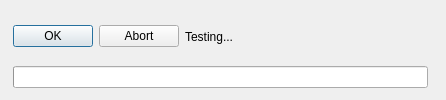
<?xml version="1.0" encoding="UTF-8"?>
<ui version="4.0">
 <class>testingTaskProgressDialog</class>
 <widget class="QDialog" name="testingTaskProgressDialog">
  <property name="windowModality">
   <enum>Qt::ApplicationModal</enum>
  </property>
  <property name="geometry">
   <rect>
    <x>0</x>
    <y>0</y>
    <width>446</width>
    <height>100</height>
   </rect>
  </property>
  <property name="sizePolicy">
   <sizepolicy hsizetype="Expanding" vsizetype="Expanding">
    <horstretch>0</horstretch>
    <verstretch>0</verstretch>
   </sizepolicy>
  </property>
  <property name="windowTitle">
   <string>Testing...</string>
  </property>
  <property name="sizeGripEnabled">
   <bool>false</bool>
  </property>
  <property name="modal">
   <bool>true</bool>
  </property>
  <widget class="QWidget" name="verticalLayoutWidget">
   <property name="geometry">
    <rect>
     <x>10</x>
     <y>10</y>
     <width>421</width>
     <height>81</height>
    </rect>
   </property>
   <layout class="QVBoxLayout" name="verticalLayout">
    <property name="sizeConstraint">
     <enum>QLayout::SetNoConstraint</enum>
    </property>
    <property name="leftMargin">
     <number>3</number>
    </property>
    <property name="topMargin">
     <number>3</number>
    </property>
    <property name="rightMargin">
     <number>3</number>
    </property>
    <property name="bottomMargin">
     <number>3</number>
    </property>
    <item>
     <layout class="QHBoxLayout" name="horizontalLayout">
      <property name="sizeConstraint">
       <enum>QLayout::SetNoConstraint</enum>
      </property>
      <item>
       <widget class="QPushButton" name="okButton">
        <property name="text">
         <string>OK</string>
        </property>
       </widget>
      </item>
      <item>
       <widget class="QPushButton" name="abortButton">
        <property name="text">
         <string>Abort</string>
        </property>
       </widget>
      </item>
      <item>
       <widget class="QLabel" name="message">
        <property name="sizePolicy">
         <sizepolicy hsizetype="MinimumExpanding" vsizetype="Expanding">
          <horstretch>0</horstretch>
          <verstretch>0</verstretch>
         </sizepolicy>
        </property>
        <property name="text">
         <string>Testing...</string>
        </property>
        <property name="textFormat">
         <enum>Qt::AutoText</enum>
        </property>
        <property name="wordWrap">
         <bool>true</bool>
        </property>
       </widget>
      </item>
      <item>
       <spacer name="horizontalSpacer">
        <property name="orientation">
         <enum>Qt::Horizontal</enum>
        </property>
        <property name="sizeHint" stdset="0">
         <size>
          <width>40</width>
          <height>20</height>
         </size>
        </property>
       </spacer>
      </item>
     </layout>
    </item>
    <item>
     <widget class="QProgressBar" name="progressBar">
      <property name="value">
       <number>0</number>
      </property>
      <property name="textVisible">
       <bool>false</bool>
      </property>
     </widget>
    </item>
   </layout>
  </widget>
 </widget>
 <resources/>
 <connections/>
</ui>
